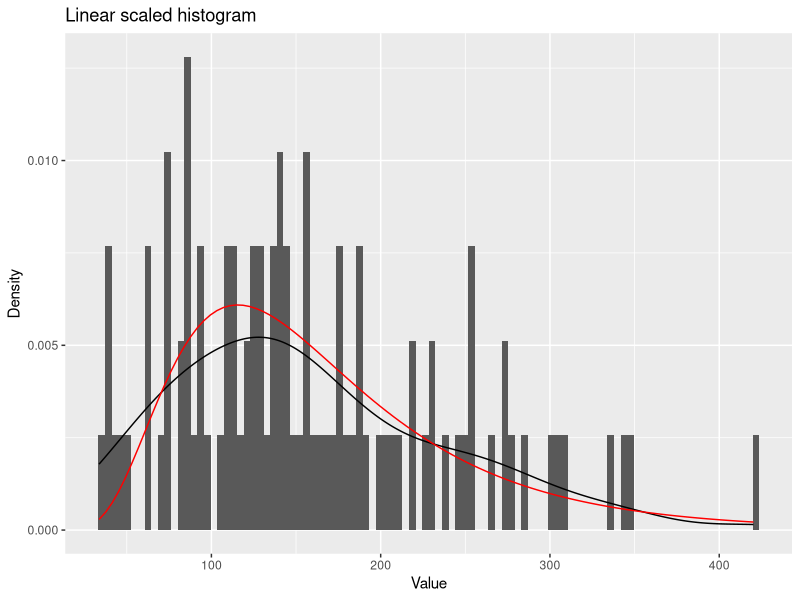
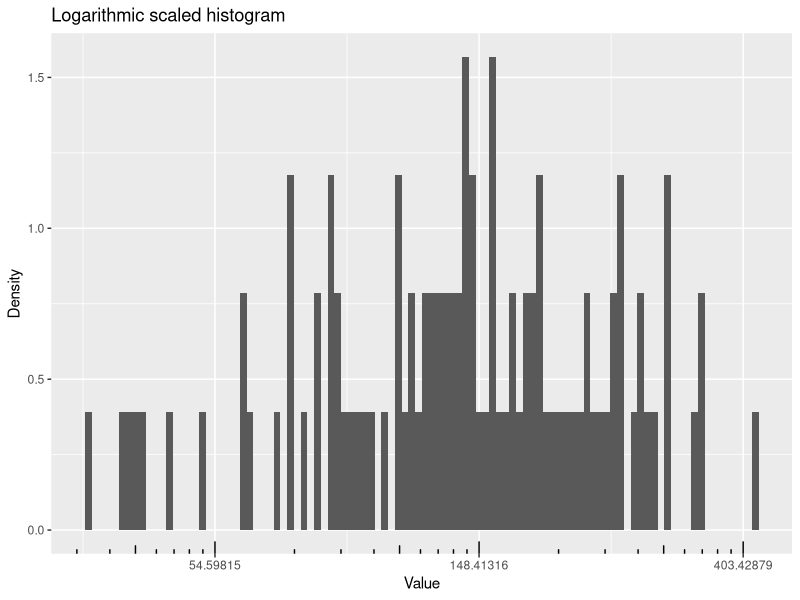
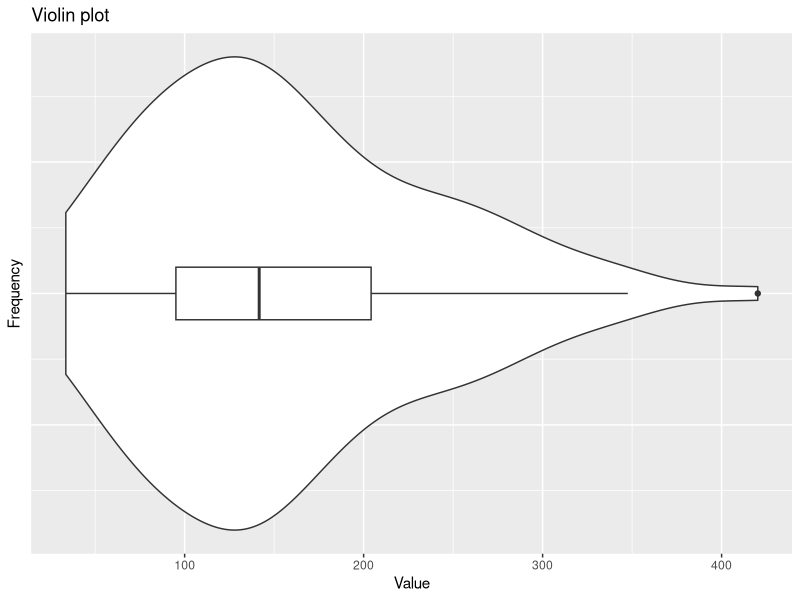

Reproduce these figures in R, in order.
## ---- chunk 1
#Loading packages
library(ggplot2)
## ---- chunk 2
sample = rlnorm(100, meanlog = 5, sdlog = 0.5)
## ---- chunk 3
df = data.frame(sample)
## ---- chunk 4
ggplot(df, aes(sample)) +
  geom_histogram(bins = 100, aes(y = after_stat(density))) + 
  ggtitle("Linear scaled histogram") + 
  xlab("Value") + ylab("Density") +
  geom_density() +
  
  #plot lognormal function for comparison. Use dlnorm i
  stat_function(fun=dlnorm, args = list(meanlog = 5, sdlog = 0.5), colour = 'red')
## ---- chunk 5
ggplot(df, aes(sample)) +
  geom_histogram(bins = 100, aes(y=after_stat(density))) + 
  ggtitle("Logarithmic scaled histogram") + 
  xlab("Value") + ylab("Density") + 
  annotation_logticks(sides='b') +
  scale_x_continuous(trans='log')

## ---- chunk 6
ggplot(df, aes(sample, 1)) +
  geom_violin() + 
  ggtitle("Violin plot") + 
  xlab("Value") + ylab("Frequency") + 
  geom_boxplot(width = 0.1) + 
  theme(axis.text.y = element_blank(),
        axis.ticks.y = element_blank())

